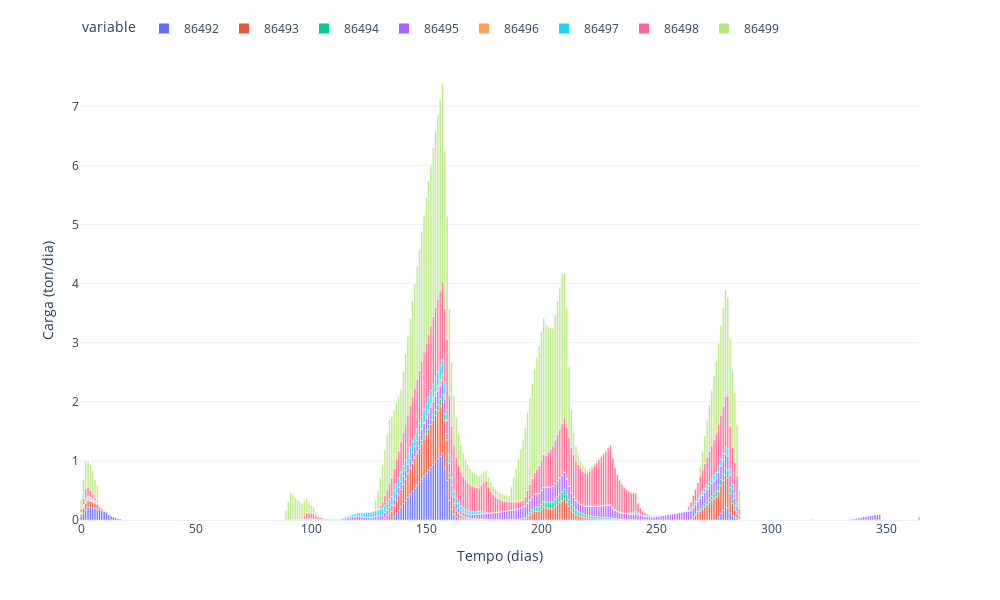

Write notebook code for a chart like this one.
### Code cell
fig = df_Bu_ton[:365].plot.bar()

fig.update_yaxes(title_text='Carga (ton/dia)', secondary_y=False)
fig.update_layout(xaxis_title='Tempo (dias)', font=dict(size=12), legend=dict(y=1.1, orientation='h', itemsizing='constant'))
fig.update_layout(
    font=dict(size=12),
    width=1000,
    height=600
)

fig.show()

### Figure 1 — Plotly figure (JSON) as saved in the notebook; plotly's stock layout.template omitted (floating-point values rounded to 4 significant figures; data arrays with more than 128 entries replaced by an {"elided": "..."} marker saying what was removed)
{"data": [{"alignmentgroup": "True", "hovertemplate": "variable=86492<br>index=%{x}<br>value=%{y}<extra></extra>", "legendgroup": "86492", "marker": {"color": "#636efa", "pattern": {"shape": ""}}, "name": "86492", "offsetgroup": "86492", "orientation": "v", "showlegend": true, "textposition": "auto", "type": "bar", "x": {"elided": "365 int values"}, "xaxis": "x", "y": {"elided": "365 float values"}, "yaxis": "y"}, {"alignmentgroup": "True", "hovertemplate": "variable=86493<br>index=%{x}<br>value=%{y}<extra></extra>", "legendgroup": "86493", "marker": {"color": "#EF553B", "pattern": {"shape": ""}}, "name": "86493", "offsetgroup": "86493", "orientation": "v", "showlegend": true, "textposition": "auto", "type": "bar", "x": {"elided": "365 int values"}, "xaxis": "x", "y": {"elided": "365 float values"}, "yaxis": "y"}, {"alignmentgroup": "True", "hovertemplate": "variable=86494<br>index=%{x}<br>value=%{y}<extra></extra>", "legendgroup": "86494", "marker": {"color": "#00cc96", "pattern": {"shape": ""}}, "name": "86494", "offsetgroup": "86494", "orientation": "v", "showlegend": true, "textposition": "auto", "type": "bar", "x": {"elided": "365 int values"}, "xaxis": "x", "y": {"elided": "365 float values"}, "yaxis": "y"}, {"alignmentgroup": "True", "hovertemplate": "variable=86495<br>index=%{x}<br>value=%{y}<extra></extra>", "legendgroup": "86495", "marker": {"color": "#ab63fa", "pattern": {"shape": ""}}, "name": "86495", "offsetgroup": "86495", "orientation": "v", "showlegend": true, "textposition": "auto", "type": "bar", "x": {"elided": "365 int values"}, "xaxis": "x", "y": {"elided": "365 float values"}, "yaxis": "y"}, {"alignmentgroup": "True", "hovertemplate": "variable=86496<br>index=%{x}<br>value=%{y}<extra></extra>", "legendgroup": "86496", "marker": {"color": "#FFA15A", "pattern": {"shape": ""}}, "name": "86496", "offsetgroup": "86496", "orientation": "v", "showlegend": true, "textposition": "auto", "type": "bar", "x": {"elided": "365 int values"}, "xaxis": "x", "y": {"elided": "365 float values"}, "yaxis": "y"}, {"alignmentgroup": "True", "hovertemplate": "variable=86497<br>index=%{x}<br>value=%{y}<extra></extra>", "legendgroup": "86497", "marker": {"color": "#19d3f3", "pattern": {"shape": ""}}, "name": "86497", "offsetgroup": "86497", "orientation": "v", "showlegend": true, "textposition": "auto", "type": "bar", "x": {"elided": "365 int values"}, "xaxis": "x", "y": {"elided": "365 float values"}, "yaxis": "y"}, {"alignmentgroup": "True", "hovertemplate": "variable=86498<br>index=%{x}<br>value=%{y}<extra></extra>", "legendgroup": "86498", "marker": {"color": "#FF6692", "pattern": {"shape": ""}}, "name": "86498", "offsetgroup": "86498", "orientation": "v", "showlegend": true, "textposition": "auto", "type": "bar", "x": {"elided": "365 int values"}, "xaxis": "x", "y": {"elided": "365 float values"}, "yaxis": "y"}, {"alignmentgroup": "True", "hovertemplate": "variable=86499<br>index=%{x}<br>value=%{y}<extra></extra>", "legendgroup": "86499", "marker": {"color": "#B6E880", "pattern": {"shape": ""}}, "name": "86499", "offsetgroup": "86499", "orientation": "v", "showlegend": true, "textposition": "auto", "type": "bar", "x": {"elided": "365 int values"}, "xaxis": "x", "y": {"elided": "365 float values"}, "yaxis": "y"}], "layout": {"barmode": "relative", "font": {"size": 12}, "height": 600, "legend": {"itemsizing": "constant", "orientation": "h", "title": {"text": "variable"}, "tracegroupgap": 0, "y": 1.1}, "margin": {"t": 60}, "width": 1000, "xaxis": {"anchor": "y", "domain": [0, 1], "title": {"text": "Tempo (dias)"}}, "yaxis": {"anchor": "x", "domain": [0, 1], "title": {"text": "Carga (ton/dia)"}}}}
